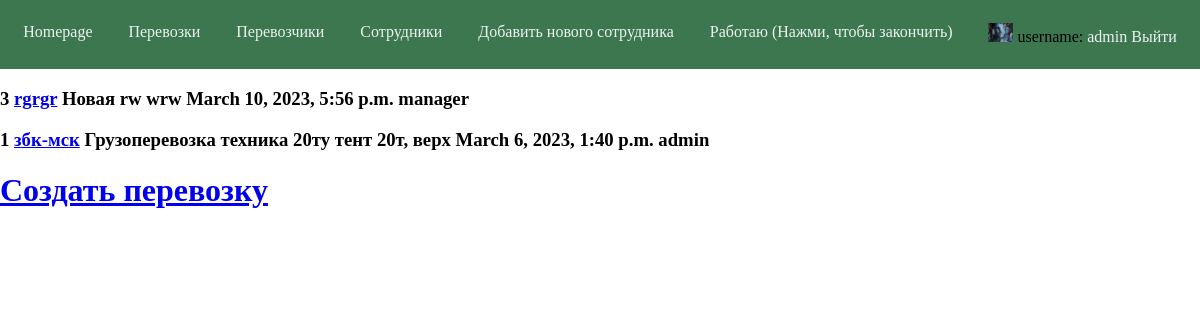
Screenshot of /all_tasks/ (signed in) with the database file from the repository.
### profiles/models.py (models this page shows, shortened)
class UserInformation(models.Model):
    profile = models.OneToOneField(User, primary_key=True, on_delete=models.CASCADE)
    name = models.CharField(max_length=20)
    surname = models.CharField(max_length=20)
    bio = models.TextField(max_length=250, blank=True)
    post = models.CharField(max_length=30, choices=POST_CHOICES, default='Стажер')
    status = models.BooleanField(default=False)
    profile_image = models.ImageField(
        upload_to='profile_images/',
        default='profile_images/default_profile.jpg',
        null=True,
        blank=True)

### tasks/models.py (models this page shows, shortened)
class Tasks(models.Model):
    class Meta:
        ordering = ['-date']
    author = models.ForeignKey(User, null=True, on_delete=models.SET_NULL)
    logist = models.ForeignKey(UserInformation, null=True, limit_choices_to={'post' : 'Логист'}, on_delete=models.SET_NULL, related_name='logistic_tasks')
    route = models.CharField(max_length=25)
    cargo = models.TextField()
    price_client = models.IntegerField(default=0)
    status = models.CharField(max_length=30, choices=STATUS_TASKS, default='Новая')
    transport_requirement = models.CharField(max_length=25)
    date = models.DateTimeField(auto_now_add=True)
    commentary = models.ManyToManyField(Comments)
    likes = models.ManyToManyField(Likes)
    dnot_likes = models.ManyToManyField(Dnot_likes)
    image_like = models.ImageField(
        upload_to='image_likes/',
        default='image_likes/like.png',
        null=True,
        blank=True)
    image_dlike = models.ImageField(
        upload_to='image_likes/',
        default='image_likes/dlike.png',
        null=True,
        blank=True)

### tasks/views.py (the view)
# urls.py: path('all_tasks/', all_tasks, name='all_tasks'),
def all_tasks(request):
    all_list = Tasks.objects.all()
    context = {'all_list' : all_list}
    return render(request, 'list_tasks.html', context)

### tasks/templates/list_tasks.html (shortened to what this page needs)
{% extends "base.html" %}
{% load static %}
{% block content %}
{% for task in all_list %}
    <h3>
        {{ task.id }}
        <a href="/all_tasks/{{ task.id }}">{{ task.route }}</a>
        {{ task.status }}
        {{ task.cargo }}
        {{ task.transport_requirement }}
        {{ task.date }}
        {{ task.author }}
    </h3>
{% endfor %}
{% if user.userinformation.post == 'Менеджер' or user.is_staff %}
    <h1>
        <a href="/all_tasks/create/">Создать перевозку</a>
    </h1>
{% endif %}
{% endblock %}

### templates/navbar.html (shortened to what this page needs)
<nav>
    <a href="/">Homepage</a>
    {% if user.is_authenticated %}
        <a href="/all_tasks/">Перевозки</a>
        <a href="/allcar/">Перевозчики</a>
        <a href="/list_users/">Сотрудники</a>
        {% if request.user.is_staff %}
        <a href="/register">Добавить нового сотрудника</a>
    {% endif %}
        {% if user.userinformation.status %}
            <a href="/working/{{ user.id }}/">Работаю (Нажми, чтобы закончить)</a>
        {% else %}
            <a href="/working/{{ user.id }}/">Не работаю (Нажми, чтобы начать)</a>
        {% endif %}
    {% endif %}
    <div class="nav-menu">
        {% if user.is_authenticated %}
            <img src="{{ user.userinformation.profile_image.url }}" alt="{{ user }} avatar" width="25">
            <span>username: <a href="/profile/{{ user.id }}">{{ user }}</a></span>
            <a href="/logout">Выйти</a>
        {% else %}
            <a href="/login">Войти</a>
        {% endif %}
    </div>
</nav>

### staticbase/css/style.css (style rules this page uses)
body { margin: 0; }
nav a { color: rgb(238, 242, 240); text-decoration: none; }
nav { padding: 1.45em; background-color: hsl(141, 33%, 35%); display: flex; justify-content: space-between; }

### rows the page displays
Tasks: id "3", route "rgrgr", status "Новая", cargo "rw", transport_requirement "wrw", date "March 10, 2023, 5:56 p.m.", author "manager"
Tasks: id "1", route "збк-мск", status "Грузоперевозка", cargo "техника 20ту", transport_requirement "тент 20т, верх", date "March 6, 2023, 1:40 p.m.", author "admin"

### other values shown
{{ user }} "admin"
